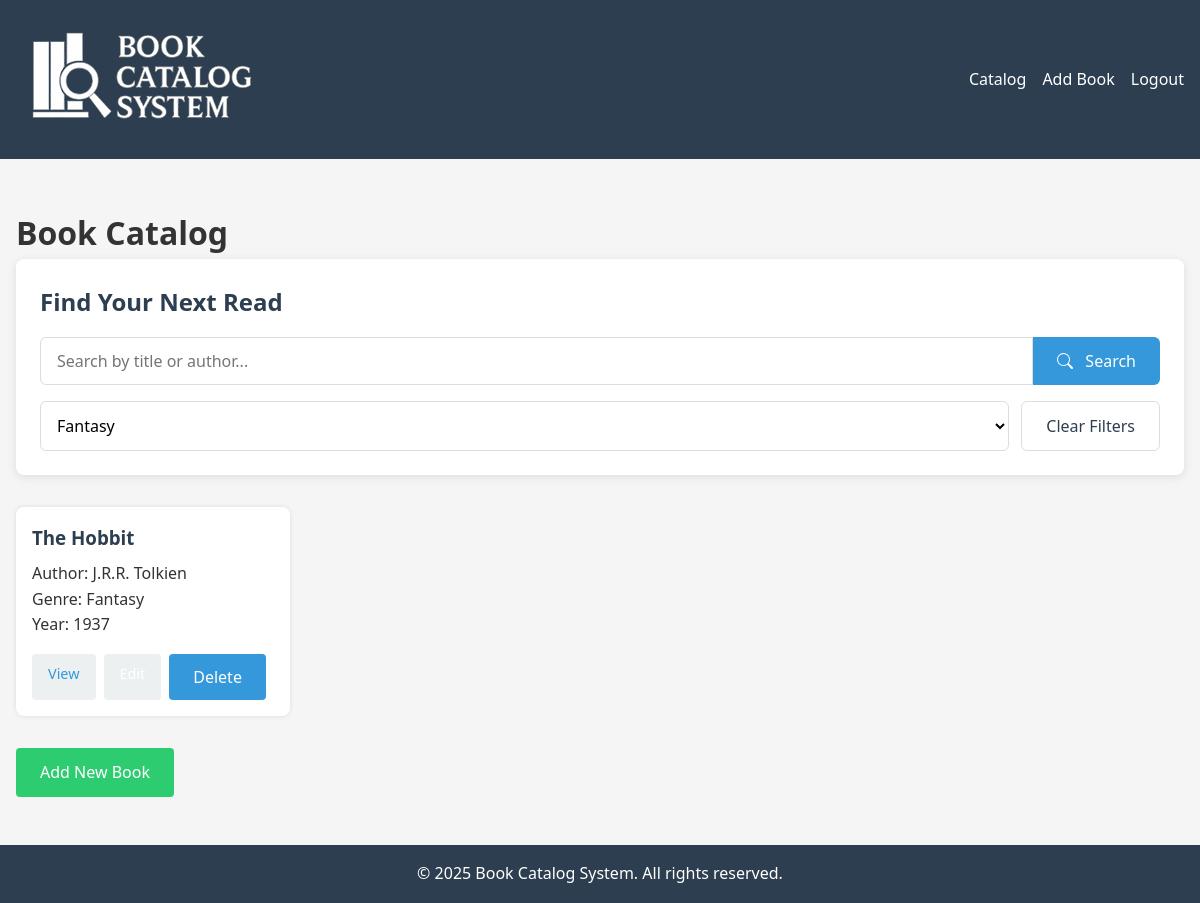
Screenshot of /pages/catalog.php?genre=Fantasy (signed in) with the database file from the repository.
### tables this page shows
CREATE TABLE `books` (
  `book_id` int(11) NOT NULL,
  `title` varchar(255) NOT NULL,
  `author` varchar(255) NOT NULL,
  `isbn` varchar(20) DEFAULT NULL,
  `publication_year` int(11) DEFAULT NULL,
  `genre` varchar(100) DEFAULT NULL,
  `description` text DEFAULT NULL,
  `added_by` int(11) DEFAULT NULL
);

### pages/catalog.php (the view, shortened to what this page needs)
<?php
require_once '../server/db_connect.php';
$searchQuery = $_GET['search'] ?? '';
$selectedGenre = $_GET['genre'] ?? '';
$books = [];
try {
    $query = "SELECT * FROM books WHERE 1=1";
    $params = [];
    if (!empty($selectedGenre)) {
        $query .= " AND genre = ?";
        $params[] = $selectedGenre;
    }
    $stmt = $pdo->prepare($query);
    $stmt->execute($params);
    $books = $stmt->fetchAll(PDO::FETCH_ASSOC);
    $genreStmt = $pdo->query("SELECT DISTINCT genre FROM books WHERE genre IS NOT NULL ORDER BY genre");
    $availableGenres = $genreStmt->fetchAll(PDO::FETCH_COLUMN);
} catch (PDOException $e) {
    $error = "Database error: " . $e->getMessage();
}
include '../includes/header.php';
?>
<!DOCTYPE html>
<html lang="en">
<head>
    <link rel="stylesheet" href="../css/styles.css">
</head>
<body>
    <div class="catalog-container">
        <h1>Book Catalog</h1>
        <div class="search-filter-container">
            <h2>Find Your Next Read</h2>
            <form method="get" action="catalog.php" class="search-form">
                <div class="search-input-group">
                    <input type="text" name="search" placeholder="Search by title or author..."
                        value="<?= htmlspecialchars($searchQuery) ?>" class="search-input">
                    <button type="submit" class="search-button">
                        <svg xmlns="http://www.w3.org/2000/svg" width="16" height="16" fill="currentColor" viewBox="0 0 16 16">
                            <path d="M11.742 10.344a6.5 6.5 0 1 0-1.397 1.398h-.001c.03.04.062.078.098.115l3.85 3.85a1 1 0 0 0 1.415-1.414l-3.85-3.85a1.007 1.007 0 0 0-.115-.1zM12 6.5a5.5 5.5 0 1 1-11 0 5.5 5.5 0 0 1 11 0z"/>
                        </svg>
                        Search
                    </button>
                </div>
                <div class="filter-group">
                    <select name="genre" class="genre-select">
                        <?php foreach ($availableGenres as $genre): ?>
                            <option value="<?= htmlspecialchars($genre) ?>"
                                <?= ($selectedGenre === $genre) ? 'selected' : '' ?>>
                                <?= htmlspecialchars($genre) ?>
                            </option>
                        <?php endforeach; ?>
                    </select>
                    <button type="button" class="reset-filters" onclick="location.href='catalog.php'">
                        Clear Filters
                    </button>
                </div>
            </form>
        </div>
        <div class="book-list">
            <?php foreach ($books as $book): ?>
                <div class="book-card">
                    <h3><?= htmlspecialchars($book['title']) ?></h3>
                    <p>Author: <?= htmlspecialchars($book['author']) ?></p>
                    <?php if (!empty($book['genre'])): ?>
                        <p>Genre: <?= htmlspecialchars($book['genre']) ?></p>
                    <?php endif; ?>
                    <?php if (!empty($book['publication_year'])): ?>
                        <p>Year: <?= htmlspecialchars($book['publication_year']) ?></p>
                    <?php endif; ?>
                    <div class="book-actions">
                        <a href="view_book.php?id=<?= $book['book_id'] ?>" class="view-btn">View</a>
                        <a href="edit_book.php?id=<?= $book['book_id'] ?>" class="edit-btn">Edit</a>
                        <form action="../server/delete_book.php" method="POST" class="delete-form">
                            <button type="submit" class="delete-btn" onclick="return confirm('Are you sure you want to delete this book?')">
                                Delete
                            </button>
                        </form>
                    </div>
                </div>
            <?php endforeach; ?>
        </div>
        <a href="add_book.php" class="add-book-button">Add New Book</a>
    </div>
</body>
</html>
<?php include '../includes/footer.php'; ?>

### css/styles.css (style rules this page uses)
:root { --primary-color: #3498db; --secondary-color: #2980b9; --accent-color: #e74c3c; --light-color: #ecf0f1; --dark-color: #2c3e50; --success-color: #2ecc71; --warning-color: #f39c12; --error-color: #e74c3c; }
* { margin: 0; padding: 0; box-sizing: border-box; font-family: 'Segoe UI', Tahoma, Geneva, Verdana, sans-serif; }
body { background-color: #f5f5f5; color: #333; line-height: 1.6; }
a { text-decoration: none; color: var(--primary-color); }
button { background-color: var(--primary-color); color: white; border: none; padding: 0.75rem 1.5rem; border-radius: 4px; cursor: pointer; font-size: 1rem; }
.catalog-container { max-width: 1200px; margin: 2rem auto; padding: 1rem; }
.book-list { display: grid; grid-template-columns: repeat(auto-fill, minmax(250px, 1fr)); gap: 1.5rem; }
.book-card { background: white; padding: 1rem; border-radius: 8px; box-shadow: 0 0 5px rgba(0, 0, 0, 0.1); }
.book-card h3 { margin-bottom: 0.5rem; color: var(--dark-color); }
.book-actions { margin-top: 1rem; display: flex; gap: 0.5rem; }
.book-actions a { padding: 0.5rem 1rem; background: var(--light-color); border-radius: 4px; font-size: 0.9rem; }
.add-book-button { display: inline-block; margin-top: 2rem; padding: 0.75rem 1.5rem; background: var(--success-color); color: white; border-radius: 4px; }
.book-list { display: grid; grid-template-columns: repeat(auto-fill, minmax(250px, 1fr)); gap: 1.5rem; margin-top: 1rem; }
.search-filter-container { background: white; padding: 1.5rem; border-radius: 8px; box-shadow: 0 2px 10px rgba(0, 0, 0, 0.1); margin-bottom: 2rem; }
.search-filter-container h2 { margin-top: 0; color: var(--dark-color); font-size: 1.5rem; margin-bottom: 1rem; }
.search-form { display: flex; flex-direction: column; gap: 1rem; }
.search-input-group { display: flex; width: 100%; }
.search-input { flex: 1; padding: 0.75rem 1rem; border: 1px solid #ddd; border-radius: 6px 0 0 6px; font-size: 1rem; transition: border-color 0.3s; }
.search-button { background-color: var(--primary-color); color: white; border: none; padding: 0 1.5rem; border-radius: 0 6px 6px 0; cursor: pointer; display: flex; align-items: center; gap: 0.5rem; transition: background-color 0.3s; }
.search-button svg { margin-right: 0.25rem; }
.filter-group { display: flex; gap: 0.75rem; }
.genre-select { flex: 1; padding: 0.75rem; border: 1px solid #ddd; border-radius: 6px; font-size: 1rem; background-color: white; cursor: pointer; }
.reset-filters { background: none; border: 1px solid #ddd; color: var(--dark-color); padding: 0 1.5rem; border-radius: 6px; cursor: pointer; transition: all 0.3s; }
.book-actions { display: flex; gap: 0.5rem; margin-top: 1rem; }
.edit-btn { padding: 0.5rem 1rem; background: var(--warning-color); color: white; border-radius: 4px; text-decoration: none; font-size: 0.9rem; }

### rows the page displays
books: title "The Hobbit", author "J.R.R. Tolkien", genre "Fantasy", publication_year "1937"

### other values shown
form field genre "Fantasy"
